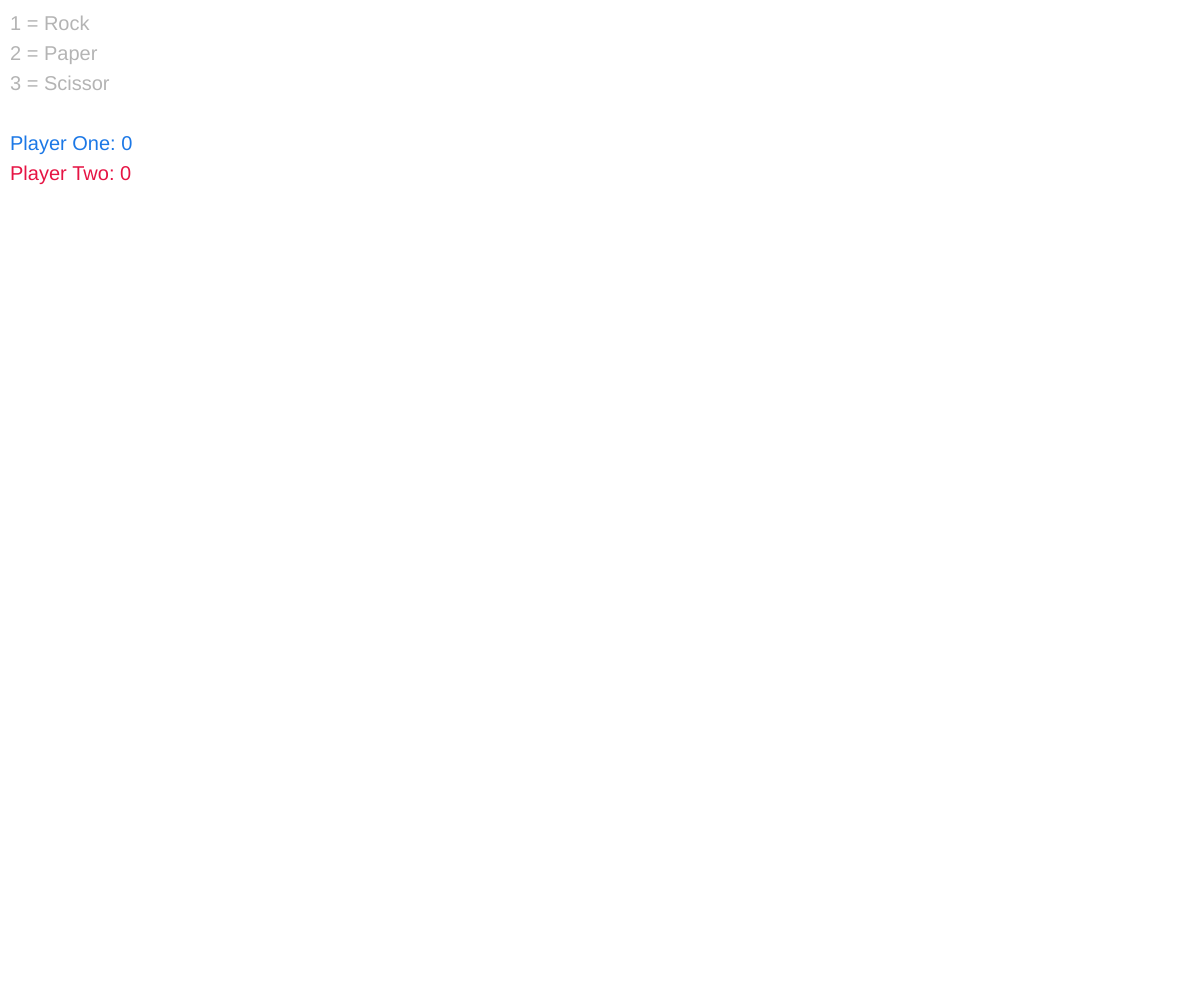
Frame 1 (no input)
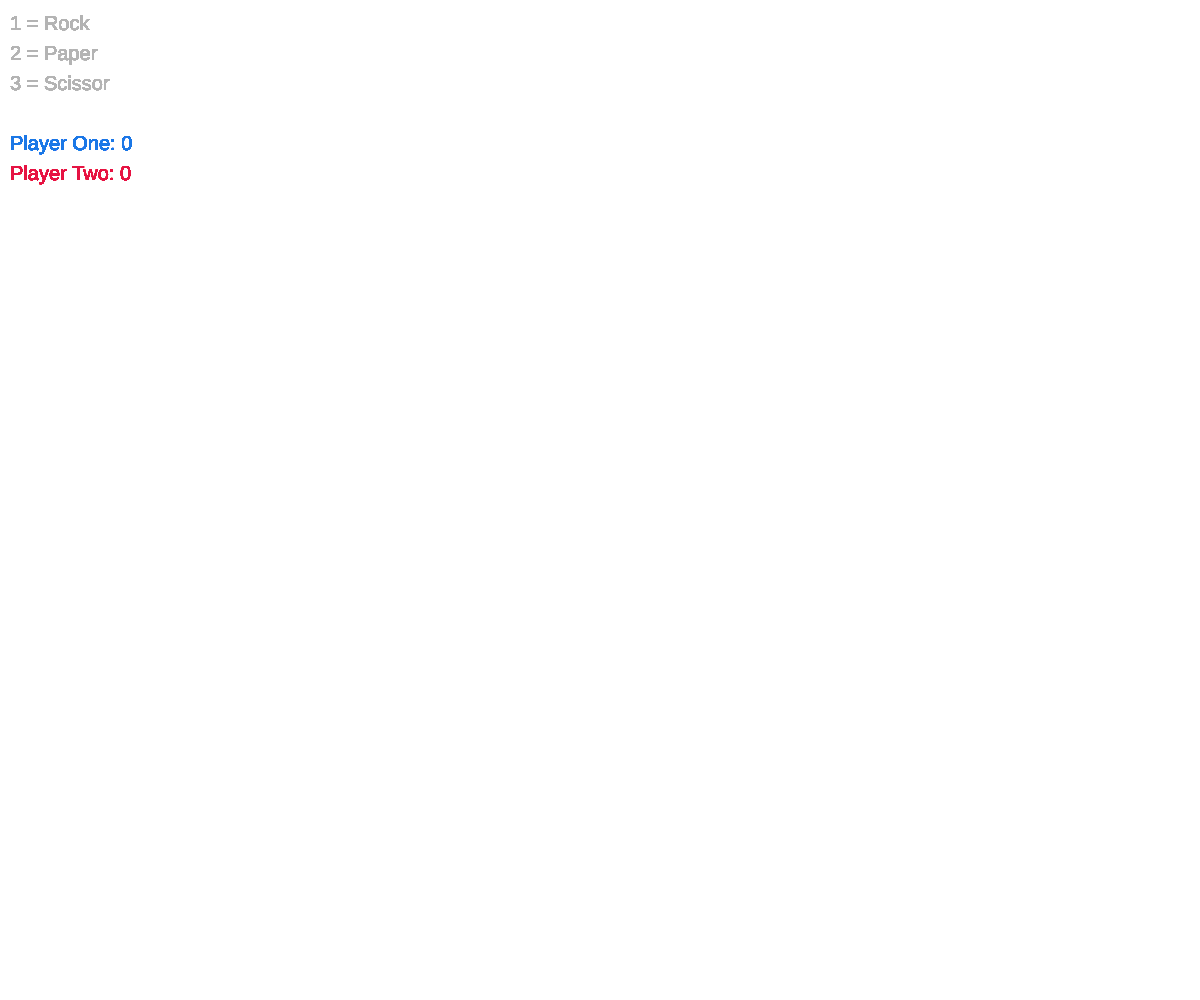
Frame 60 (no input)
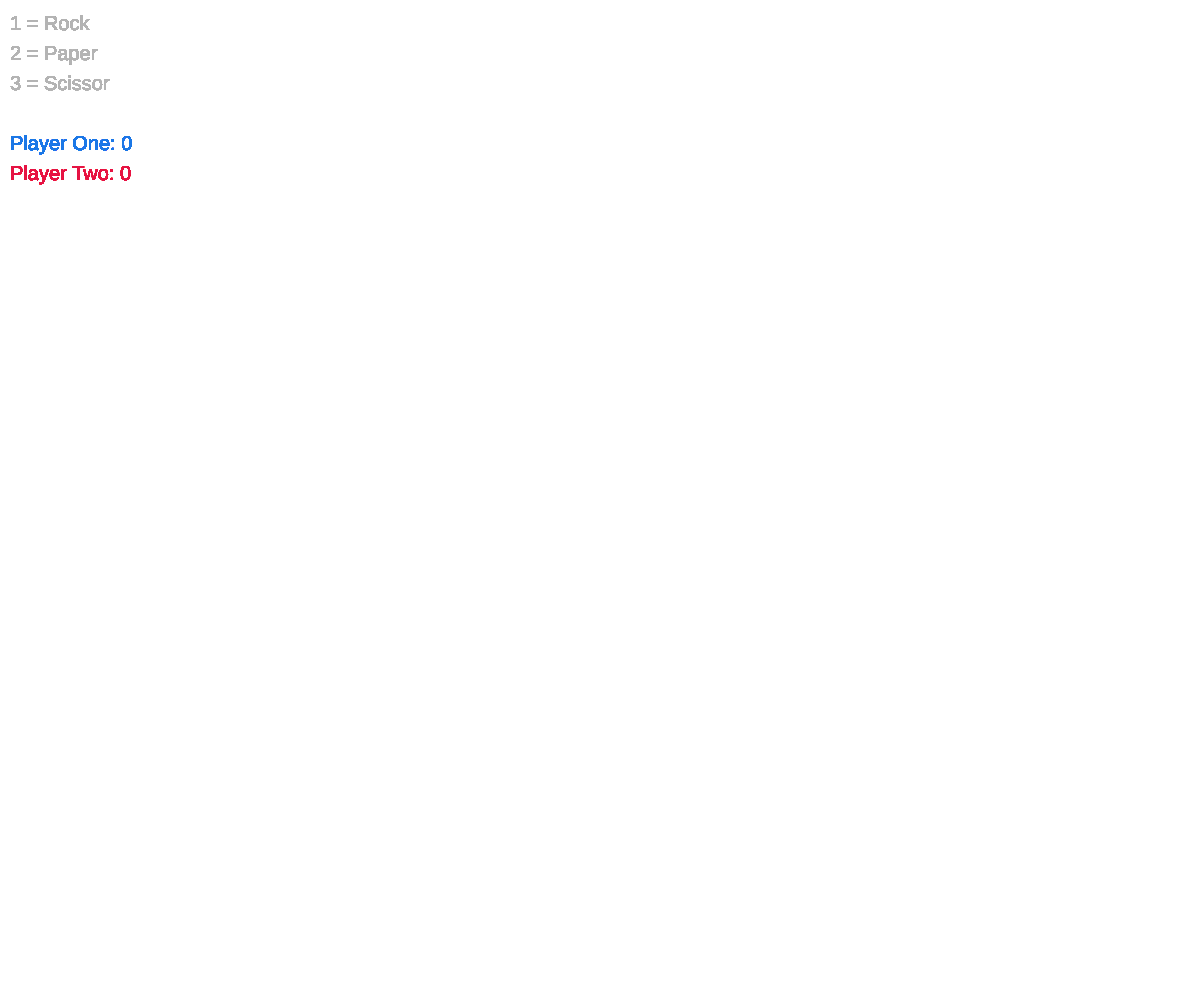
Frame 120 (the mouse pressed at the canvas centre since frame 60)

The p5.js sketch that drew these frames (run headless with seeded random() and noise() and a simulated clock; from frame 60 on, the mouse is pressed at the canvas centre):

// p5.js sketch
// ── sketch.js
 var possibleChoice = ["rock","paper","scissor"];
    var currentSelection;
    var playerOneScore = 0;
    var playerTwoScore = 0;
    var c;

    function setup() {
      createCanvas(windowWidth, windowHeight);
      frameRate(90);
      angleMode(DEGREES);
    }

    function draw() {
      fill(180);
      noStroke();
      textSize(20);
      text("1 = Rock",10,30);
      text("2 = Paper",10,60);
      text("3 = Scissor",10,90);
      c = color(28,120,230);
      fill(c);
      text("Player One: "+playerOneScore,10,150);
      c = color(230,20,68);
      fill(c);
      text("Player Two: "+playerTwoScore,10,180);
      translate(windowWidth / 2 , windowHeight / 2);
    }

    function keyPressed() {
      if (keyCode === 49) {
        currentSelection = possibleChoice[0];
        createAI();
      }
      else if (keyCode === 50) {
        currentSelection = possibleChoice[1];
        createAI();
      }
      else if (keyCode === 51) {
        currentSelection = possibleChoice[2];
        createAI();
      }
    }

    function createAI(){
      background(240);

      var rsp = new RSP(0,0,currentSelection,1);
      rsp.show();

      var randomChoice = Math.floor(Math.random() * possibleChoice.length);
      var ai = new RSP(0,0,possibleChoice[randomChoice],2);
      ai.show();

      var winner = Logic(currentSelection, possibleChoice[randomChoice]);
      if (winner == 1){
        rsp.show(winner);
      }
      else{
        ai.show(winner);
      }
    }


    function Logic(a,b){
      console.log(a + " " + b);
      //rock
      if(a==possibleChoice[0]){
        if(b == possibleChoice[1]){
          console.log("paper wraps rock");
          playerTwoScore += 1;
          return 2;
        }
        else if(b == possibleChoice[2]){
          console.log("rock breaks scissor");
          playerOneScore += 1;
          return 1;
        }
        else {
          console.log("draw");
          return null;
        }
      }
      //paper
      if (a == possibleChoice[1]){
        if(b == possibleChoice[0]){
          console.log("paper wraps rock");
          playerOneScore += 1;
          return 1;
        }
        else if(b == possibleChoice[2]){
          console.log("scissor cuts paper");
          playerTwoScore += 1;
          return 2;
        }
        else {
          console.log("draw");
          return null;
        }
      }
      //scissor
      if(a == possibleChoice[2]){
        if(b == possibleChoice[0]){
          console.log("rock breaks scissor");
          playerTwoScore += 1;
          return 2;
        }
        else if(b == possibleChoice[1]){
          console.log("scissor cuts paper");
          playerOneScore += 1;
          return 1;
        }
        else {
          console.log("draw");
          return null;
        }
      }
    }

    function RSP(x,y,rsp,player) {
      var rock = false;
      var paper = false;
      var scissor = false;
      var bias = windowWidth / 4;
      var c;

      if (player == 1){
        bias = -bias;
        c = color(28,120,230);
      }

      else{
        bias = bias;
        c = color(230,20,68);
      }


      this.show = function(winner) {
        if(rsp == possibleChoice[0]){
          fill(c);
          if(!winner){
            noStroke();
          }
          else{
            strokeWeight(6);
            stroke(50);
          }
          ellipse(x + bias,y, 120, 120);
          rock = true;
        }
        else if(rsp == possibleChoice[1]){
          fill(c);
          if(!winner){
            noStroke();
          }
          else{
            strokeWeight(6);
            stroke(50);
          }
          rect(x + bias,y, 80, 120);
          paper = true;
        }
        else if(rsp == possibleChoice[2]){
          fill(c);
          if(!winner){
            noStroke();
          }
          else{
            strokeWeight(6);
            stroke(50);
          }
          push();
          rotate(-45);
          translate(100,-300);
          rect(x + bias,y, 20, 120);
          rect(x + bias - 20,y + 20, 120, 20);
          pop();
          scissor = true;
        }
      }

}
